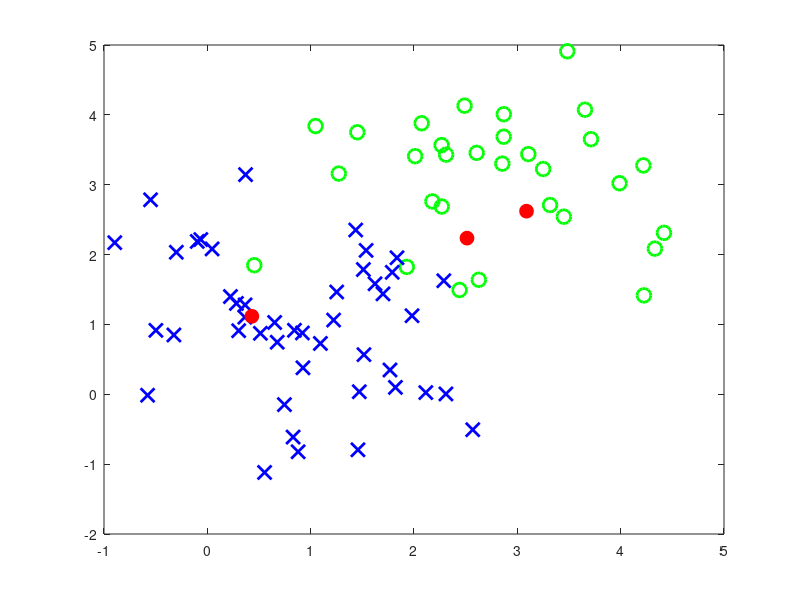

The MATLAB source for this figure: (Note: this script raises an error after producing the figure.)
% Nearest Neighbor

fontS = 14;

dsize1 = 30;
dsize2 = 45;
% train data
data1 = [randn(1,dsize1) + 3; randn(1,dsize1) + 3];
data2 = [randn(1,dsize2) + 1; randn(1,dsize2) + 1];


%new point
nsize = 3;
new = [randn(1,nsize) + 2; randn(1,nsize) + 2];

figure(1)
plot(data1(1,:),data1(2,:),'go','LineWidth',2,'MarkerSize',10);
hold on
plot(data2(1,:),data2(2,:),'bx','LineWidth',2,'MarkerSize',10);
hold on
plot(new(1,:),new(2,:),'ro','MarkerFaceColor',[1 0 0],'MarkerSize',10);
hold on

%number of neighbors
K = 4;

%combine data
totaldata = [data1, data2];
%groups
grouper = [ones(dsize1,1);ones(dsize2,1)*2];

%classify and get indexes
class = knnclassify(new', totaldata', grouper')
IDX = knnsearch(totaldata',new','K',K)

%plot indexs
plot(totaldata(1,IDX),totaldata(2,IDX),'kp','MarkerSize',12);

hold off
xlabel('x position','FontSize',fontS)
ylabel('y position','FontSize',fontS)
title('Nearest Neighbor (K = 4)','FontSize',fontS)
legend('Training Class 1','Training Class 2','New data','NN','FontSize',fontS)

%% 

[ IDX,Class,ClassArr,Dist] = KNN_RLD( totaldata', grouper', new(:,1)', K )
